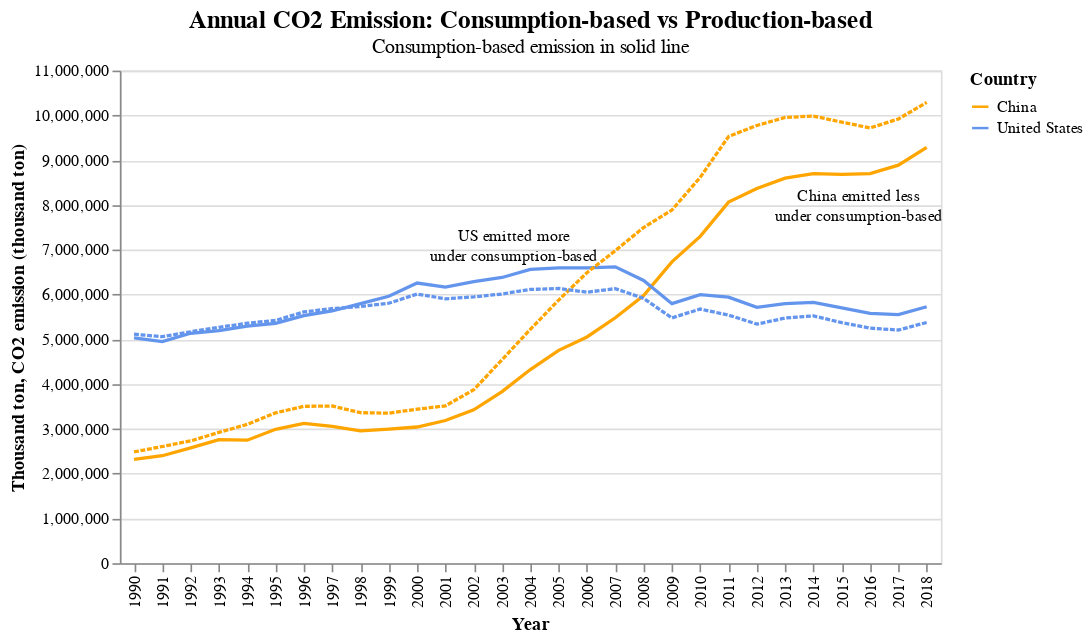

The cell this chart's notebook holds for it:
### Markdown cell above
Since many products manufactured in China are produced on behalf of Western brand names in order to take advantage of the more cost efficient supply chain in China, some people argued that some of the carbon dioxide emission recorded in developing countries (like China) should actually been counted as emission in developed countries (like the US) which finally consumed the products.  Consequently, some experts have computed the trade-adjusted 'consumption-based carbon dioxide emission'.

Although carbon dioxide emission from the US increased and emission from China decreased under the consumption-based emission definition, China was still the largest emitting country in the world and the US comes second.

### Code cell
data_chart5 = data2[(data2['year']>=1990)&(data2['year']<=2018)]
data_chart5 = data_chart5[(data_chart5['iso_code']=='CHN')|(data_chart5['iso_code']=='USA')]
data_chart5['consumption_co2'] = data_chart5['consumption_co2']*1000
chart5a=alt.Chart(data_chart5).mark_line().encode(
    alt.X('year:O', axis=alt.Axis(title='Year')),
    alt.Y('consumption_co2:Q',
          axis=alt.Axis(title='Thousand ton')),
    color=alt.Color('country:N',
                    scale = alt.Scale(domain=['China', 'United States'],
                                      range=['orange', 'cornflowerblue']),
                    legend = alt.Legend(title='Country')
                   )
).properties(width=500, height=300,
             title=alt.TitleParams(text='Annual CO2 Emission: Consumption-based vs Production-based',
                                   subtitle='Consumption-based emission in solid line',
                                   fontSize=15,subtitleFontSize=12))

chart5b=alt.Chart(data_chart5).mark_line(strokeDash=[3,1]).encode(
    alt.X('year:O', axis=alt.Axis(title='Year')),
    alt.Y('co2:Q',
          axis=alt.Axis(title='CO2 emission (thousand ton)')),
    color=alt.Color('country:N',
                    scale = alt.Scale(domain=['China', 'United States'],
                                      range=['orange', 'cornflowerblue']),
                    legend = alt.Legend(title='Country')
                   )
).properties(width=500, height=300,
             title=alt.TitleParams(text='Annual CO2 Emission: Consumption-based vs Production-based',
                                   subtitle='Consumption-based emission in solid line',
                                   fontSize=15,subtitleFontSize=14))

text1 = alt.Chart({'values':[{'y': 7300000}]}).mark_text(
    text='US emitted more \nunder consumption-based',lineBreak='\n',dx=-10,size=10
).encode(
    y='y:Q'
)

text2 = alt.Chart({'values':[{'y': 8200000}]}).mark_text(
    text='China emitted less \nunder consumption-based',lineBreak='\n',dx=200,size=10
).encode(
    y='y:Q'
)

alt.layer(chart5a, chart5b, text1, text2).resolve_scale(
    x = 'shared',
    y = 'shared'
)
